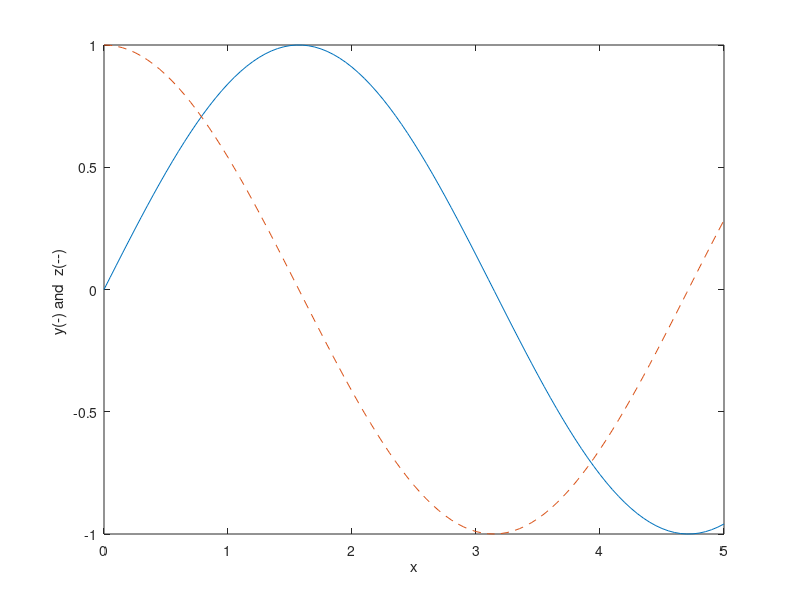

Reproduce this figure in MATLAB.
% f2_8 same as L2_13
% Illustration of hold on 
% Copyright S. Nakamura, 1995
set(gcf, 'NumberTitle','off','Name', 'Figure 2.8; List 2.13')

clear,clf,hold off
x = 0:0.05:5;
y = sin(x);
plot(x,y);
hold on
z = cos(x);
plot(x,z,'--')
xlabel('x');ylabel('y(-) and  z(--) ');
